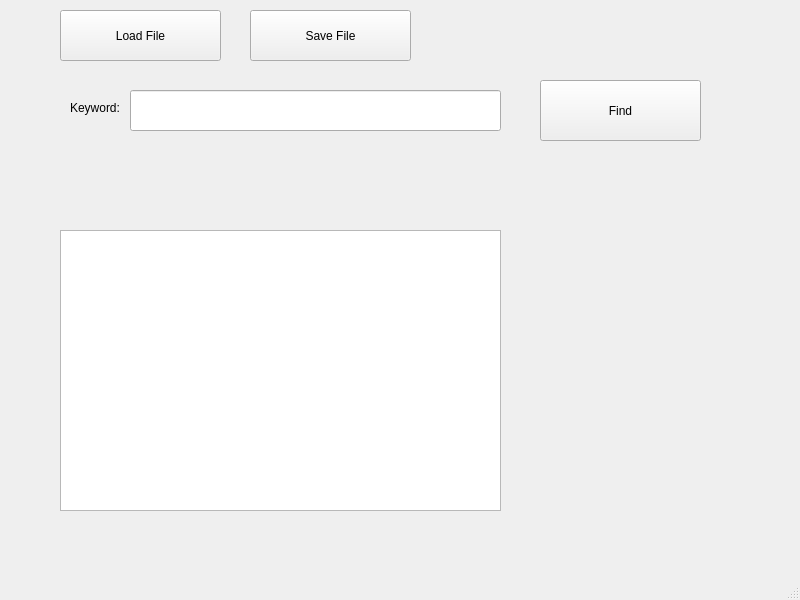
<?xml version="1.0" encoding="UTF-8"?>
<ui version="4.0">
 <class>MainWindow</class>
 <widget class="QMainWindow" name="MainWindow">
  <property name="geometry">
   <rect>
    <x>0</x>
    <y>0</y>
    <width>800</width>
    <height>600</height>
   </rect>
  </property>
  <property name="windowTitle">
   <string>MainWindow</string>
  </property>
  <widget class="QWidget" name="centralwidget">
   <widget class="QPushButton" name="loadFileButton">
    <property name="geometry">
     <rect>
      <x>60</x>
      <y>10</y>
      <width>161</width>
      <height>51</height>
     </rect>
    </property>
    <property name="text">
     <string>Load File</string>
    </property>
   </widget>
   <widget class="QPushButton" name="saveFileButton">
    <property name="geometry">
     <rect>
      <x>250</x>
      <y>10</y>
      <width>161</width>
      <height>51</height>
     </rect>
    </property>
    <property name="text">
     <string>Save File</string>
    </property>
   </widget>
   <widget class="QPushButton" name="findButton">
    <property name="geometry">
     <rect>
      <x>540</x>
      <y>80</y>
      <width>161</width>
      <height>61</height>
     </rect>
    </property>
    <property name="text">
     <string>Find</string>
    </property>
   </widget>
   <widget class="QLabel" name="label">
    <property name="geometry">
     <rect>
      <x>70</x>
      <y>100</y>
      <width>58</width>
      <height>16</height>
     </rect>
    </property>
    <property name="text">
     <string>Keyword:</string>
    </property>
   </widget>
   <widget class="QLineEdit" name="lineEdit">
    <property name="geometry">
     <rect>
      <x>130</x>
      <y>90</y>
      <width>371</width>
      <height>41</height>
     </rect>
    </property>
   </widget>
   <widget class="QLabel" name="label_2">
    <property name="geometry">
     <rect>
      <x>60</x>
      <y>140</y>
      <width>281</width>
      <height>71</height>
     </rect>
    </property>
    <property name="text">
     <string/>
    </property>
   </widget>
   <widget class="QTextEdit" name="textEdit">
    <property name="geometry">
     <rect>
      <x>60</x>
      <y>230</y>
      <width>441</width>
      <height>281</height>
     </rect>
    </property>
   </widget>
  </widget>
  <widget class="QMenuBar" name="menubar">
   <property name="geometry">
    <rect>
     <x>0</x>
     <y>0</y>
     <width>800</width>
     <height>24</height>
    </rect>
   </property>
  </widget>
  <widget class="QStatusBar" name="statusbar"/>
 </widget>
 <resources/>
 <connections/>
</ui>
